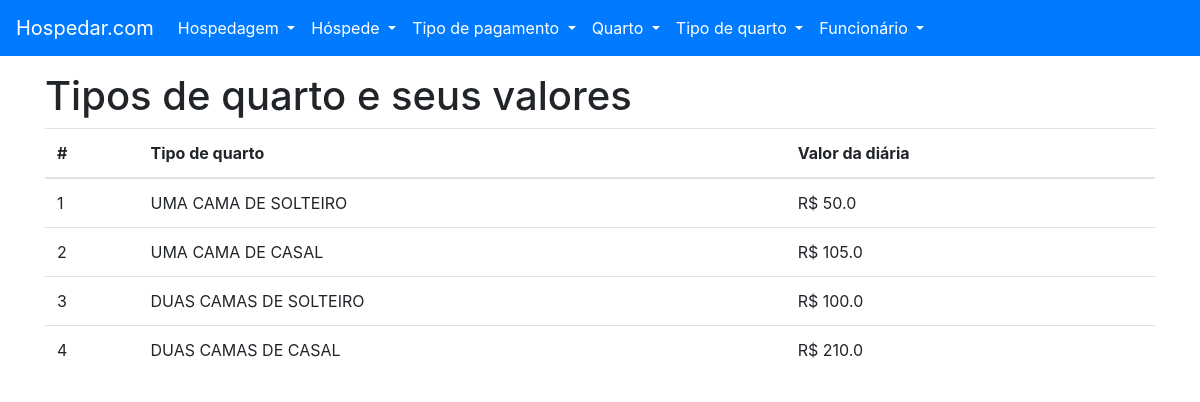
Screenshot of /tipo_quarto/listar with the database file from the repository.
### tables this page shows
CREATE TABLE "TIPO_QUARTO" (
	"ID_TIPO_QUARTO" INTEGER NOT NULL PRIMARY KEY AUTOINCREMENT UNIQUE,
	"NO_TIPO_QUARTO" VARCHAR(16) NOT NULL UNIQUE,
	"VL_DIARIA" REAL NOT NULL
);

### project/backend/tipo_quarto/views.py (the view)
def listar():
    with TipoQuartoModel(DATABASE_URL) as db:
        try:
            tipo_quarto = db.select_all()
        except (DatabaseException, OperationalError, IntegrityError) as err:
            flash(str(err), 'danger')
            return render_template('tipo_quarto-listar.html')
    return render_template('tipo_quarto-listar.html', tipo_quarto=tipo_quarto)

### project/backend/main/models.py (called while the page is built)
    def __enter__(self):
        self.open()
        return self

    def __exit__(self, exc_type, exc_val, exc_tb):
        self.close()

    def open(self):
        self._connection = sqlite3.connect(self.url)

    def close(self):
        self._connection.close()

    def cursor_to_dict(self, cursors: Iterable):
        return [dict(zip(self.__tablecolumns__, cursor)) for cursor in cursors]

    def select_all(self):
        if self._connection:
            return self.cursor_to_dict(self._connection.execute(f'SELECT * FROM {self.__tablename__};'))
        raise ProgrammingError('ProgrammingError: Cannot operate on a closed database.')

### project/frontend/templates/tipo_quarto-listar.html (shortened to what this page needs)
{% extends 'base.html' %}
{% from 'macros.html' import flash %}
{% block content %}
    <h1>Tipos de quarto e seus valores</h1>
    <table class="table">
        <thead>
        <tr>
            <th scope="col">#</th>
            <th scope="col">Tipo de quarto</th>
            <th scope="col">Valor da diária</th>
        </tr>
        </thead>
        <tbody>
        {% for tipo in tipo_quarto %}
            <tr>
                <td scope="row">{{ tipo['ID_TIPO_QUARTO'] }}</td>
                <td>{{ tipo['NO_TIPO_QUARTO'] }}</td>
                <td>R$ {{ tipo['VL_DIARIA'] }}</td>
            </tr>
        {% endfor %}
        </tbody>
    </table>
{% endblock content%}

### rows the page displays
TIPO_QUARTO: ID_TIPO_QUARTO "1", NO_TIPO_QUARTO "UMA CAMA DE SOLTEIRO", VL_DIARIA "50.0"
TIPO_QUARTO: ID_TIPO_QUARTO "2", NO_TIPO_QUARTO "UMA CAMA DE CASAL", VL_DIARIA "105.0"
TIPO_QUARTO: ID_TIPO_QUARTO "3", NO_TIPO_QUARTO "DUAS CAMAS DE SOLTEIRO", VL_DIARIA "100.0"
TIPO_QUARTO: ID_TIPO_QUARTO "4", NO_TIPO_QUARTO "DUAS CAMAS DE CASAL", VL_DIARIA "210.0"
